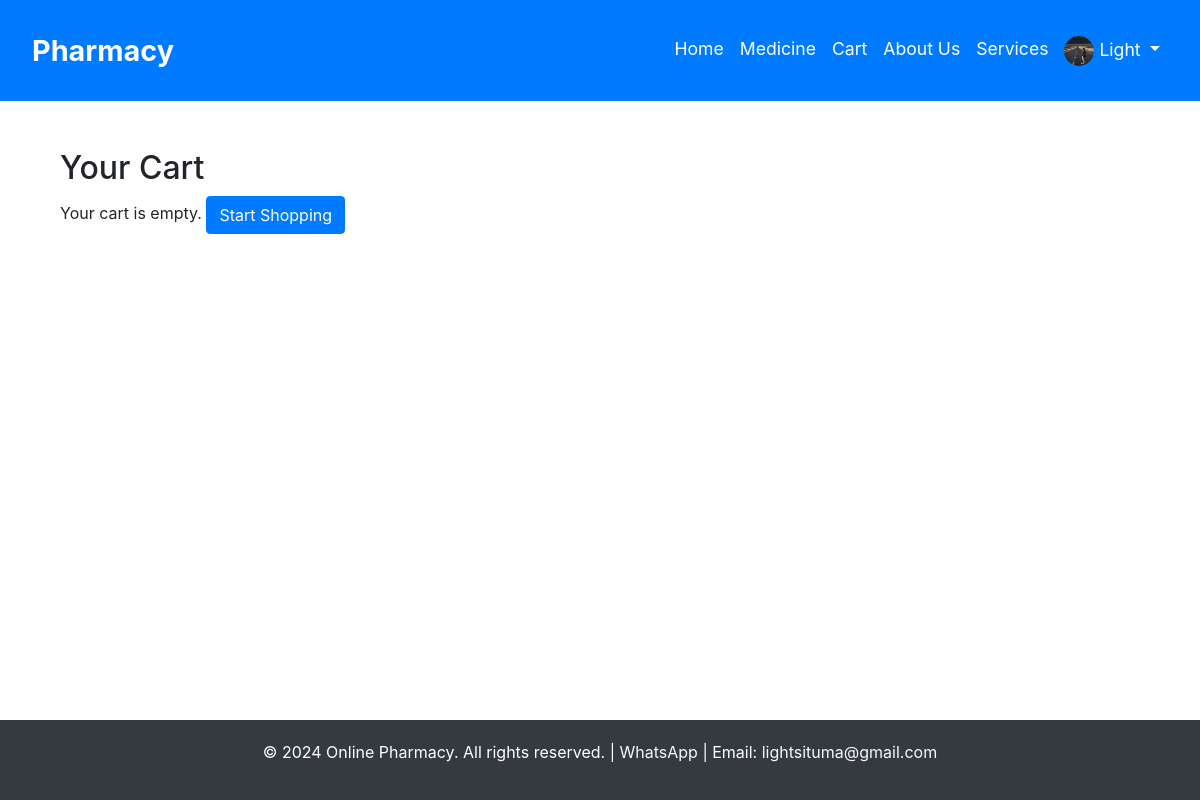
/cart/ (signed in), run on an earlier commit of the app's database.
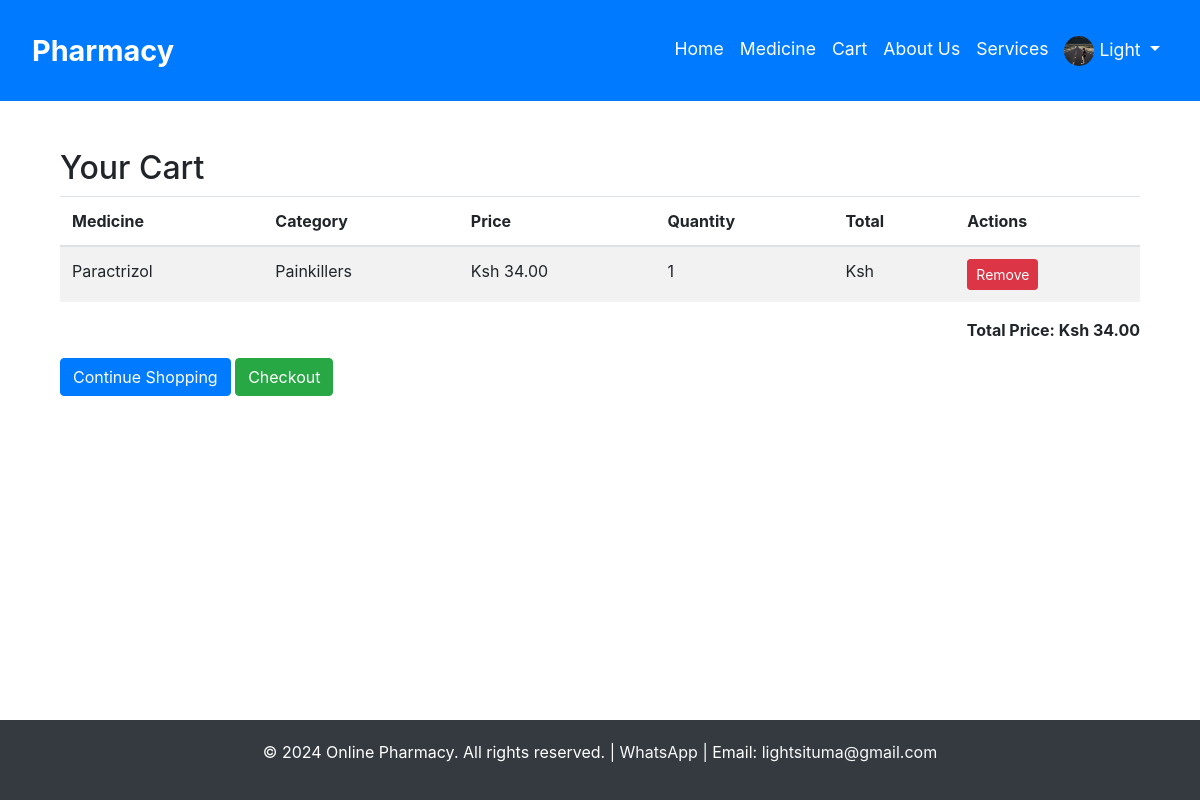
And on a later commit of the database.
### pharmacy_app/models.py (models this page shows, shortened)
class CartItem(models.Model):
    user = models.ForeignKey(User, on_delete=models.CASCADE)
    medicine = models.ForeignKey(Medicine, on_delete=models.CASCADE)
    quantity = models.PositiveIntegerField(default=1)

class Medicine(models.Model):
    name = models.CharField(max_length=100)
    category = models.CharField(max_length=50)
    price = models.DecimalField(max_digits=10, decimal_places=2)
    stock = models.PositiveIntegerField()
    description = models.TextField()
    image = models.ImageField(upload_to='medicine_images/', blank=True, null=True)

### pharmacy_app/views.py (the view)
# urls.py: path('cart/', views.cart_view, name='cart'),
@login_required
def cart_view(request):
    cart_items = CartItem.objects.filter(user=request.user)
    total_price = sum(item.medicine.price * item.quantity for item in cart_items)
    return render(request, 'cart.html', {'cart_items': cart_items, 'total_price': total_price})

### pharmacy_app/templates/cart.html
{% extends "base.html" %}
{% block content %}
<div class="container mt-4">
  <h2>Your Cart</h2>
  {% if cart_items %}
  <table class="table table-striped">
    <thead>
      <tr>
        <th>Medicine</th>
        <th>Category</th>
        <th>Price</th>
        <th>Quantity</th>
        <th>Total</th>
        <th>Actions</th>
      </tr>
    </thead>
    <tbody>
      {% for item in cart_items %}
      <tr>
        <td>{{ item.medicine.name }}</td>
        <td>{{ item.medicine.category }}</td>
        <td>Ksh {{ item.medicine.price }}</td>
        <td>{{ item.quantity }}</td>
        <td>Ksh {{ item.item_total }}</td>
        <td>
          <a href="{% url 'remove_from_cart' item.pk %}" class="btn btn-danger btn-sm">Remove</a>
        </td>
      </tr>
      {% endfor %}
    </tbody>
  </table>
  <p class="text-right"><strong>Total Price: Ksh {{ total_price }}</strong></p>
  <a href="{% url 'home' %}#our-categories" class="btn btn-primary">Continue Shopping</a>
  <a href="{% url 'checkout' %}" class="btn btn-success">Checkout</a>
  {% else %}
  <p>Your cart is empty. <a href="{% url 'home' %}#our-categories" class="btn btn-primary">Start Shopping</a></p>
  {% endif %}
</div>
{% endblock %}

What changed in the data, as far as the page shows it:
added CartItem: medicine.name "Paractrizol", medicine.category "Painkillers", medicine.price "34.00", quantity "1"
Also different on the page:
{{ total_price }}: (not shown) → "34.00"
text no longer shown: "Your cart is empty. Start Shopping"
text now shown: "Medicine Category Price Quantity Total Actions Total Price: Ksh Continue Shopping Checkout"
